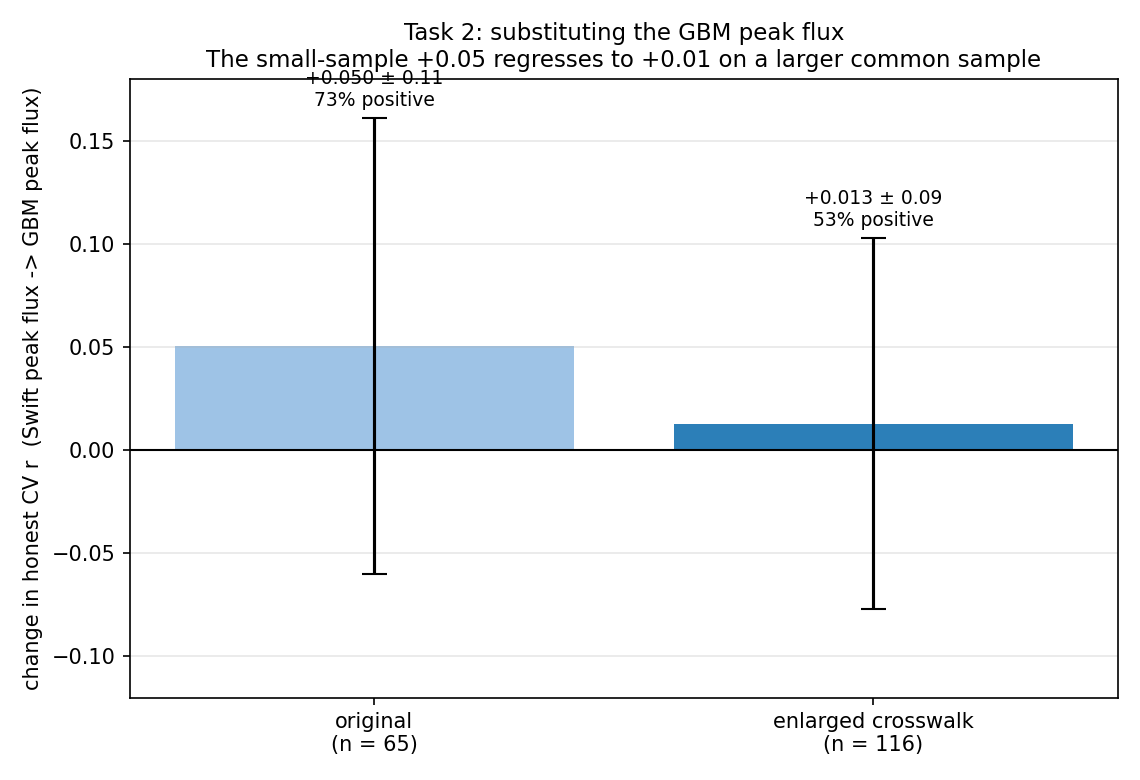

The script that saved this image:
#!/usr/bin/env python3
"""
Task 2 (Dr. Dainotti): use the Fermi GBM peak flux in place of the Swift peak flux,
since the GBM measurement is more precise. Then follow it up with more data.

We compare the substitution (Swift peak flux -> GBM peak flux) on two samples:
  - the original 65 GRBs in Dr. Dainotti's curated common list (common67_transfer.csv)
  - an enlarged 116-GRB sample from a date+position crosswalk between the full
    281-GRB redshift sample and the Fermi GBM catalog (gbm_crosswalk.py ->
    gbm_crosswalk_281.csv), merged with the Swift features.
Model: ridge on the 7 Swift plateau features, honest repeated 5-fold CV (r in z).
Output: task2_gbm_substitution.png

Result: the small-sample +0.05 (n=65, 73% of resamples positive) regresses to
+0.01 (n=116, 53% positive) -- it does not survive the larger sample.
"""
import warnings, numpy as np, pandas as pd
warnings.filterwarnings("ignore")
from sklearn.model_selection import RepeatedKFold
from sklearn.linear_model import RidgeCV
from sklearn.preprocessing import StandardScaler
from sklearn.pipeline import make_pipeline
import matplotlib; matplotlib.use("Agg"); import matplotlib.pyplot as plt
HERE=__file__.rsplit("/",1)[0]; norm=lambda s:str(s).replace("GRB","").replace(" ","").strip().upper()
rlz=lambda pr,o:np.corrcoef(10**pr-1,10**o-1)[0,1]
def paired(data,SW,gbmcol,reps=400):
    y=data.log10z.values; X0=data[SW].values; X1=data[[c if c!=SW[-2] else gbmcol for c in SW]].values  # SW[-2] is the peak-flux col
    cv=RepeatedKFold(n_splits=5,n_repeats=reps,random_state=0); a,b=[],[]
    for tr,te in cv.split(X0):
        m0=make_pipeline(StandardScaler(),RidgeCV(alphas=np.logspace(-2,3,30))).fit(X0[tr],y[tr])
        m1=make_pipeline(StandardScaler(),RidgeCV(alphas=np.logspace(-2,3,30))).fit(X1[tr],y[tr])
        a.append(rlz(m0.predict(X0[te]),y[te])); b.append(rlz(m1.predict(X1[te]),y[te]))
    a,b=np.array(a),np.array(b); dl=b-a; return dl.mean(),dl.std(),100*(dl>0).mean()

# original 65-GRB sample
c=pd.read_csv("/Users/spencergibson/Desktop/peter_code/new_data/common67_transfer.csv")
c=c[(c.flnc_comp_phtflux>0)].copy(); c["log10z"]=np.log10(c.Redshift_crosscheck+1); c["gbm_pf"]=np.log10(c.flnc_comp_phtflux)
SW_c=["log10Fa_X","log10Ta_X","Alpha_X","log10NH","PhotonIndex","log10PeakFlux","log10T90"]
d1,s1,p1=paired(c,SW_c,"gbm_pf")

# enlarged crosswalk sample
cx=pd.read_csv(HERE+"/gbm_crosswalk_281.csv")
d=pd.read_csv(HERE+"/../grb_imputed_281.csv",index_col=0); d["key"]=[norm(i) for i in d.index]; d["log10z"]=np.log10(d.Redshift_crosscheck+1)
m=d.merge(cx,on="key",how="inner"); m=m[m.flnc_comp_phtflux>0].copy(); m["gbm_pf"]=np.log10(m.flnc_comp_phtflux)
SW_m=["log10Fa","log10Ta","Alpha","log10NH","PhotonIndex","log10PeakFlux","log10T90"]
d2,s2,p2=paired(m,SW_m,"gbm_pf")
print(f"original  (n={len(c)}): delta={d1:+.4f} ± {s1:.4f}  ({p1:.0f}% positive)")
print(f"enlarged  (n={len(m)}): delta={d2:+.4f} ± {s2:.4f}  ({p2:.0f}% positive)")

fig,ax=plt.subplots(figsize=(7.6,5.2))
dm=[d1,d2]; ds=[s1,s2]; pct=[p1,p2]; labels=[f"original\n(n = {len(c)})",f"enlarged crosswalk\n(n = {len(m)})"]
ax.bar(range(2),dm,yerr=ds,capsize=6,color=["#9ec3e6","#2c7fb8"]); ax.axhline(0,color="k",lw=1)
ax.set_xticks(range(2)); ax.set_xticklabels(labels,fontsize=10); ax.set_ylim(-0.12,0.18)
ax.set_ylabel("change in honest CV r  (Swift peak flux -> GBM peak flux)")
ax.set_title("Task 2: substituting the GBM peak flux\nThe small-sample +0.05 regresses to +0.01 on a larger common sample",fontsize=11)
for i,(v,e,p) in enumerate(zip(dm,ds,pct)): ax.text(i,v+e+.006,f"{v:+.3f} ± {e:.2f}\n{p:.0f}% positive",ha="center",fontsize=9)
ax.grid(axis="y",alpha=.3); fig.tight_layout(); fig.savefig(HERE+"/task2_gbm_substitution.png",dpi=150)
print("wrote task2_gbm_substitution.png")
